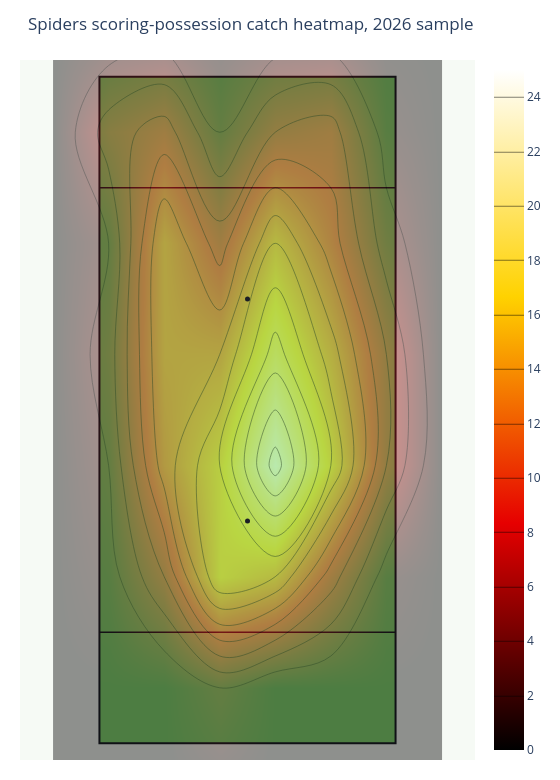

Write notebook code for a chart like this one.
### Markdown cell above
## Catch Location Heatmap

This shows where completed throws in scoring possessions are caught.

### Code cell
heatmap = plot_scoring_heatmap(
    analysis_paths,
    title=f"{TEAM_ID.title()} scoring-possession catch heatmap, {SEASON} sample",
)
heatmap.show()

### Figure 1 — Plotly figure (JSON) as saved in the notebook; plotly's stock layout.template omitted (floating-point values rounded to 4 significant figures; data arrays with more than 128 entries replaced by an {"elided": "..."} marker saying what was removed)
{"data": [{"hoverinfo": "skip", "marker": {"color": "#1B1E26", "size": 5}, "mode": "markers", "showlegend": false, "type": "scatter", "x": [0], "y": [40]}, {"hoverinfo": "skip", "marker": {"color": "#1B1E26", "size": 5}, "mode": "markers", "showlegend": false, "type": "scatter", "x": [0], "y": [80]}, {"colorscale": [[0, "rgb(0,0,0)"], [0.3333, "rgb(230,0,0)"], [0.6667, "rgb(255,210,0)"], [1, "rgb(255,255,255)"]], "contours": {"coloring": "heatmap"}, "name": "Catch density", "opacity": 0.65, "showscale": true, "type": "histogram2dcontour", "x": {"elided": "263 float values"}, "y": {"elided": "263 float values"}}], "layout": {"height": 780, "margin": {"b": 20, "l": 20, "r": 20, "t": 60}, "paper_bgcolor": "white", "plot_bgcolor": "#f6faf5", "shapes": [{"fillcolor": "#86d973", "layer": "below", "line": {"color": "#1B1E26", "width": 2}, "type": "rect", "x0": -26.65, "x1": 26.65, "y0": 0, "y1": 120}, {"layer": "below", "line": {"color": "#1B1E26", "width": 1.5}, "type": "line", "x0": -26.65, "x1": 26.65, "y0": 20, "y1": 20}, {"layer": "below", "line": {"color": "#1B1E26", "width": 1.5}, "type": "line", "x0": -26.65, "x1": 26.65, "y0": 100, "y1": 100}], "title": {"text": "Spiders scoring-possession catch heatmap, 2026 sample"}, "width": 560, "xaxis": {"range": [-31.65, 31.65], "scaleanchor": "y", "scaleratio": 1, "showgrid": false, "visible": false, "zeroline": false}, "yaxis": {"range": [-3, 123], "showgrid": false, "visible": false, "zeroline": false}}}
